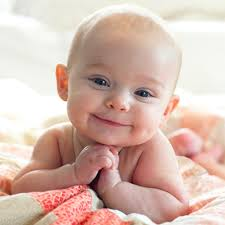
#> input picture LAB Project/Face Detection using saved pictures/test1.jpg, 225 x 225 px, given in place of drumcanvas.png, which was not available
$ jupyter execute --allow-errors Untitled.ipynb   (older library calls are emulated)
#> lines starting #> are read from the running program, lines starting #| are printed output that depends on the picture; after the words box and inside, x2 and y2 are one past the last pixel; in counts of white or black regions, pixels touching at a corner belong together; pictures that were not available may be replaced by others from this repository, and a replacement may not be noted
[cell 1]
import glob
#path =r"C:\Users\DELL\devworkspace\drumsounds\drums"  #you can also specify complete path
rlist = []
drumsl =[]
ringsl = []
for filename in glob.glob('drumsounds/ringsound/*.wav'):
    ringsl.append(filename)
print(ringsl)

for filename in glob.glob('drumsounds/drums/*.wav'):
    drumsl.append(filename)
print(drumsl)

def checkin(x,y,listd):
    found = False
    for i, it in enumerate(listd):
       # print (y > it[0],y < it[1], x > it[2], x < it[3])
        if y > it[0] and y < it[1] and x > it[2] and x < it[3]:
            found = True
            break

    return found,i


def padd(x,y):
    found = False
    padder=60
    try:
        for i, it in enumerate(d1):
           # print (y > it[0],y < it[1], x > it[2], x < it[3])
            if y > it[0] - padder and y < it[1] +padder and x > it[2] - padder and x < it[3] +padder:
                found = True
                return found,i
                break
        for i, it in enumerate(r1):
           # print (y > it[0],y < it[1], x > it[2], x < it[3])
            if y > it[0] - padder and y < it[1] +padder and x > it[2] - padder and x < it[3] +padder:
                found = True
                return found,i
                break
    except:
        pass

    return found


import numpy as np
import cv2
import winsound

d1 = [[368, 480, 182, 273] , [368, 480, 348 ,441], [348, 480, 2 , 117] ,  [343, 480, 513, 640]]
r1 = [ [80 ,163 ,2 ,80] , [2 ,50 ,144 ,231]   ,  [0 ,49 ,385 ,486] ,  [88 ,156 ,564 ,640]]

touching= False
xd1=0
yd1=0
hd1 = 480
wd1 = 640
kernel = np.ones((5,5),np.uint8)

drum2left = cv2.imread('drumpics/drumcanvas.png')
#> drum2left is the input picture: shape (225, 225, 3); mean B, G, R 175.9, 186.9, 214.8
testr = cv2.resize(drum2left, (wd1, hd1))
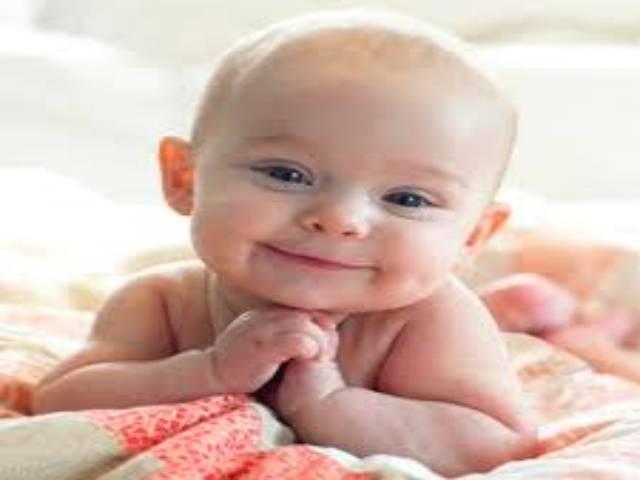
#> testr: shape (480, 640, 3); mean B, G, R 175.8, 186.8, 214.7
#> `frame = cv2.flip( frame, 1 )`:
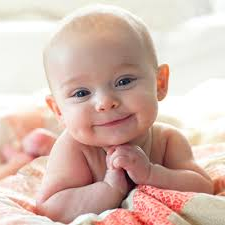
#> frame: shape (225, 225, 3); mean B, G, R 175.9, 186.9, 214.8
#> `hsv = cv2.cvtColor(frame, cv2.COLOR_BGR2HSV)`: hsv: shape (225, 225, 3); mean H, S, V 20.8, 52.1, 215.1
#> `mask = cv2.inRange(hsv, lower_red, upper_red)`:
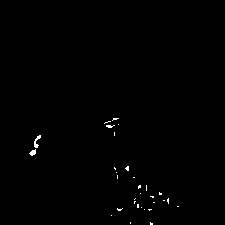
#> mask: shape (225, 225); 0.44% white in thin lines or dots, all inside (x1, y1, x2, y2) = (29, 118, 179, 225)
#> `mask = cv2.erode(mask,kernel,iterations = 1)`: mask: shape (225, 225); every value is 0
#> `_,contours, hierarchy = cv2.findContours(mask,cv2.RETR_EXTERNAL,cv2.CH..`: contours = []
#> `img2gray = cv2.cvtColor(testr,cv2.COLOR_BGR2GRAY)`:
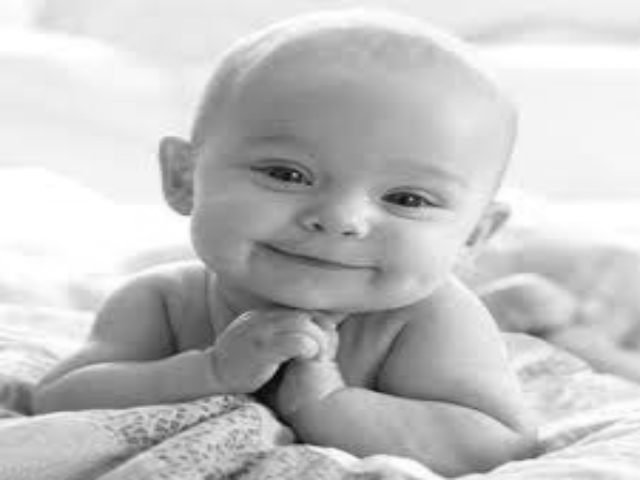
#> img2gray: shape (480, 640); min 3, max 255, mean 193.9
#> `rett, mask = cv2.threshold(img2gray, 247, 255, cv2.THRESH_BINARY_INV)`:
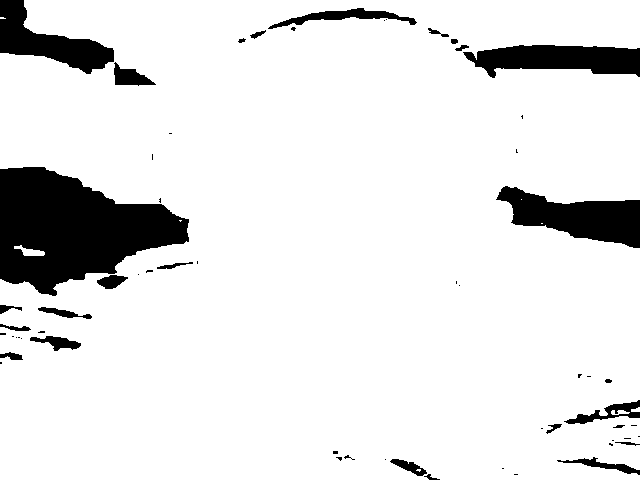
#> mask: shape (480, 640); 89.6% white; 60 black regions (34 under 20 px), largest, box (x1, y1, x2, y2) and area: (0, 167, 189, 296) 14988, (496, 186, 640, 248) 4796, (463, 45, 640, 78) 3971


cap = cv2.VideoCapture(0)
cv2.namedWindow('image2', cv2.WINDOW_NORMAL)
#> (the rest of this cell did not finish here and is left out)

[cell 2]
import cv2
import numpy as np
try:
    cap.release()
except:
    pass
import time
cap = cv2.VideoCapture(0)
kernel = np.ones((5,5),np.uint8)
cv2.namedWindow('image2', cv2.WINDOW_NORMAL)
canvas=None
pt1,pt2=0,0
clear=False
while(1):

    # Take each frame
    _, frame = cap.read()
    frame = cv2.flip( frame, 1 )

    if canvas is None:
        canvas = np.zeros_like(frame)

    # Convert BGR to HSV
    hsv = cv2.cvtColor(frame, cv2.COLOR_BGR2HSV)

    lower_red = np.array([26,80,147])
    upper_red = np.array([81,255,255])

    mask = cv2.inRange(hsv, lower_red, upper_red)
    mask = cv2.erode(mask,kernel,iterations = 1)
    mask = cv2.dilate(mask,kernel,iterations = 2)
    _,contours, hierarchy = cv2.findContours(mask,cv2.RETR_EXTERNAL,cv2.CHAIN_APPROX_SIMPLE)
    if len(contours) >0:

        c = max(contours, key = cv2.contourArea)
        x,y,w,h = cv2.boundingRect(c)
        #cv2.rectangle(frame,(x,y),(x+w,y+h),(0,255,0),2)
        area = cv2.contourArea(c)

        if pt1 == 0 and pt2 == 0:
            pt1,pt2= x,y
        else:
            canvas = cv2.line(canvas, (pt1,pt2),(x,y), [0,255,0], 2)
        pt1,pt2= x,y

        if area > 50000:
               cv2.putText(canvas,'Clearing Canvas',(100,200), cv2.FONT_HERSHEY_SIMPLEX, 2, (0,0,255), 5, cv2.LINE_AA)
               clear = True
       # print(area)
    else:
        pt1 , pt2 =0,0


   # print(frame.shape,mask.shape)

    # Bitwise-AND mask and original image
    res = cv2.bitwise_and(frame,frame, mask= mask)
#> res: shape (225, 225, 3); every value is 0
    #print(res.shape)
    frame = cv2.add(frame,canvas)
    cv2.imshow('image2',frame)
    #cv2.imshow('mask',mask)
    if clear == True:
        time.sleep(0.8)
        canvas = np.zeros_like(frame)
        clear = False

    #cv2.imshow('res',res)
    k = cv2.waitKey(5) & 0xFF
#> (key q is pressed here)
    if k == 27:
        break

cv2.destroyAllWindows()
cap.release()
